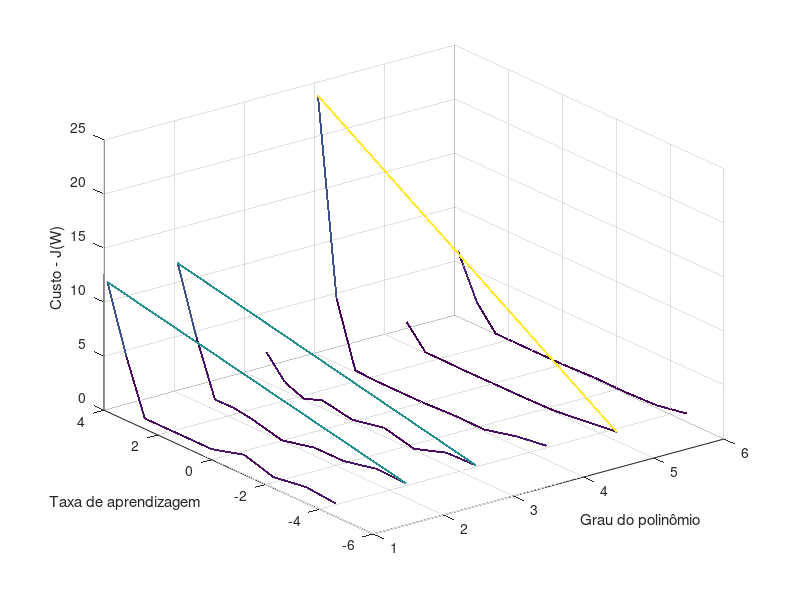
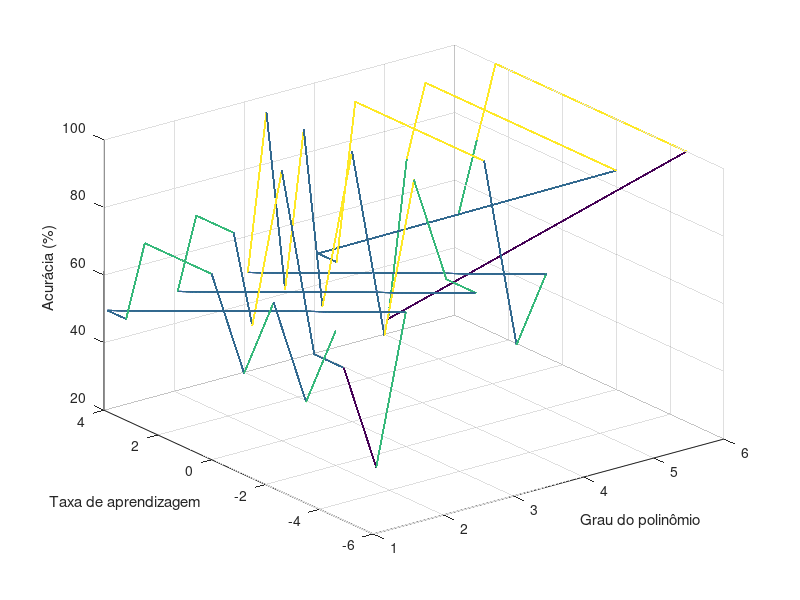

MATLAB code for these plots, in order:
data = load('rnn/result_alphas.txt');
X = data(:,1);
Y = data(:,2);
Z = data(:,3);

A = meshgrid(X);
B = meshgrid(Y);
C = meshgrid(Z);

mesh(A,log(B), C);
xlabel('Grau do polinômio')
ylabel('Taxa de aprendizagem')
zlabel('Custo - J(W)')

hold off;
figure;


data = load('rnn/result_accs.txt');
X = data(:,1);
Y = data(:,2);
Z = data(:,3);

A = meshgrid(X);
B = meshgrid(Y);
C = meshgrid(Z);

mesh(A,log(B),C);
xlabel('Grau do polinômio')
ylabel('Taxa de aprendizagem')
zlabel('Acurácia (%)')